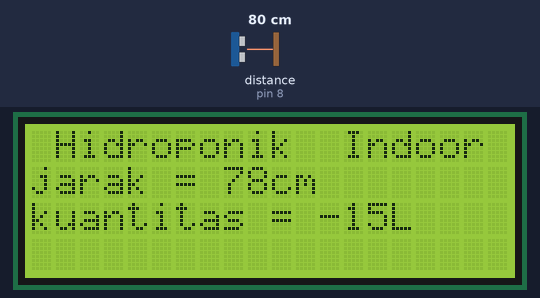
A sketch run on a simulated Arduino Uno, built with avr-gcc and run on an emulated ATmega328P. Parts: 20×4 character LCD. Wiring (inferred from the names in the program): ultrasonic range finder: trigger pin 9; echo pin 8. The inputs (shaded band) are chosen by the test bench; at power-on: distance to the obstacle (sensor on pin 8) 80 cm. The echo pulse lasts 58.3 µs per cm.

Above: at 1.2 s.
1.3 s: distance to the obstacle (sensor on pin 8) set to 2 cm
At 2.6 s:
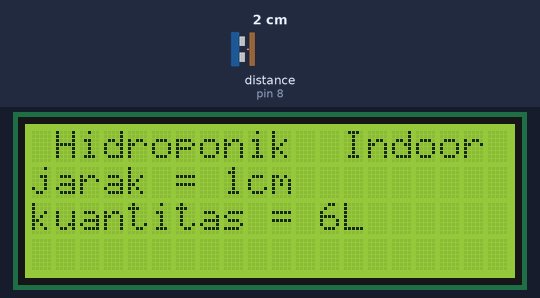
3.7 s: distance to the obstacle (sensor on pin 8) set to 4 cm
At 5.2 s:
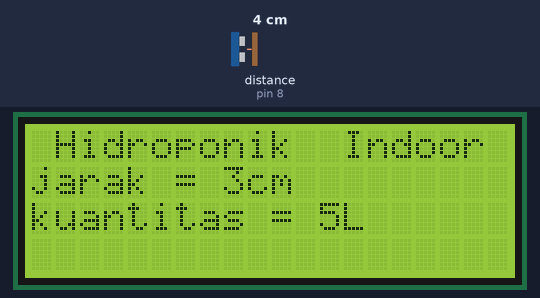
5.8 s: distance to the obstacle (sensor on pin 8) set to 9 cm
At 7.7 s:
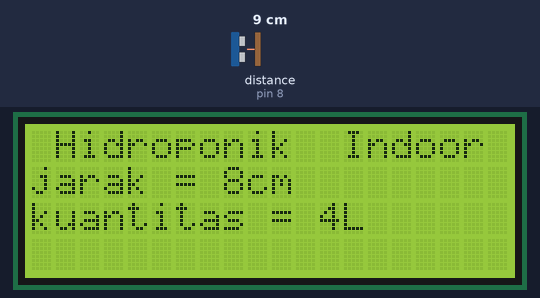
Timing chart, 0 to 9.2 s (numbered marks = the images above; inputs shaded):
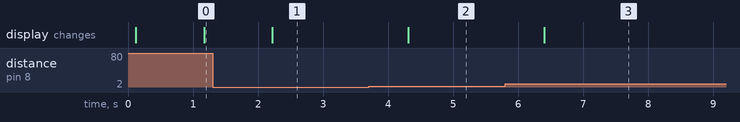

The sketch:

jaraklinier.ino
```cpp
#include <Ultrasonic.h>
#include <Wire.h>
#include <LiquidCrystal_I2C.h>
#include <LCD.h>
#define echoPIN 8
#define trigPIN 9

int duration;
int kuantitas, jarak;

LiquidCrystal_I2C lcd(0x27,2,1,0,4,5,6,7,3, POSITIVE);

void setup() {
  Serial.begin(115200);
  lcd.begin(20,4);
  lcd.backlight();
  pinMode(trigPIN, OUTPUT);
  pinMode(echoPIN, INPUT);
  }

void loop(){
  bacajarak();
  tampilanlcd();
  delay(1000);
}

//fungsi untuk membaca ketinggian jarak antara bak penampungan dengan sensor
void bacajarak(){
  digitalWrite(trigPIN, LOW);
  delayMicroseconds(2);
  digitalWrite(trigPIN, HIGH);
  delayMicroseconds(10);
  digitalWrite(trigPIN, LOW);
  duration = pulseIn(echoPIN, HIGH);
  jarak = duration*0.034/2;
  kuantitas = -0.2856*jarak + 6.7947;
}

//fungsi untuk menampilkan hasil pembacaan sensor ke LCD
void tampilanlcd(){
  lcd.clear();
  lcd.setCursor(0, 0);
  lcd.print(" Hidroponik  Indoor");
  lcd.setCursor(0, 1);
  lcd.print("jarak = ");
  lcd.print(jarak);
  lcd.print("cm");
  lcd.setCursor(0, 2);
  lcd.print("kuantitas = ");
  lcd.print(kuantitas);
  lcd.print("L");
}
```

Measured:
- after the input at 1.3 s, the display: changes after 0.92 s (image 1)
- after the input at 3.7 s, the display: changes after 0.61 s (image 2)
- after the input at 5.8 s, the display: changes after 0.61 s (image 3)
